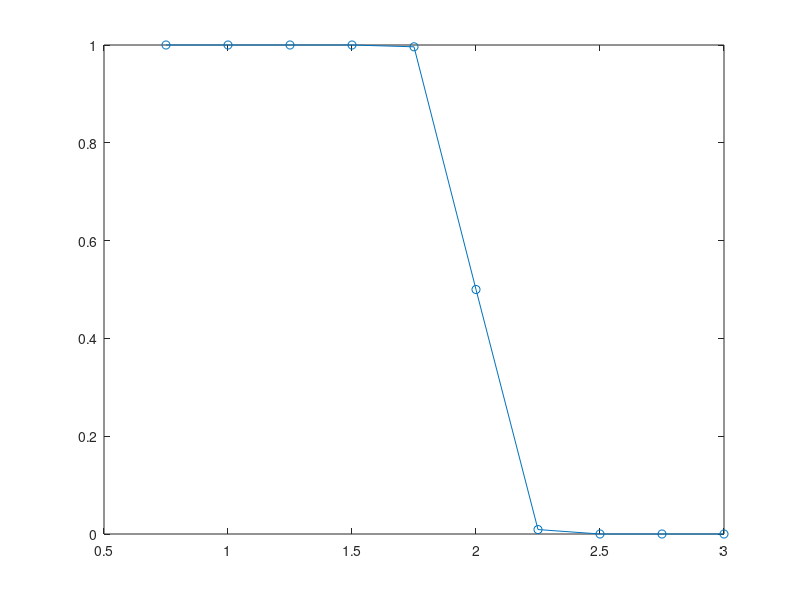

The MATLAB script that drew this image:
%N_a = 20;
%alpha = 2;
%P = round(N*alpha);
%sum = 0;
%for i = 1 : N-1
%   sum = sum + nchoosek(P-1, i);
%end
%C = 2*sum;
%power = 2^P;
%prob_outcome = C/power

alpha = 0.75:0.25:3;
N = {200}
P_ls = alpha;
for N_idx = 1:length(N)
    for alpha_idx = 1 : 10
       sum = 0;
       alpha(alpha_idx);
       N{N_idx};
       P = round(alpha(alpha_idx) * N{N_idx});
       P;
       test = 0
       if P > N{N_idx}
           for i = 0 : N{N_idx}-1
               s = nchoosek(P-1, i);
               sum = sum + nchoosek(P-1, i);
           end
           
          
            C = 2*sum;
            P_ls(alpha_idx) = C/2^P;
       else
           P_ls(alpha_idx) = 2^P/2^P;
       end
    end

    plot(alpha, P_ls, '-o'); 
    hold on
end
%
% alpha = 2.7500
% prob_outcome - 0.0201